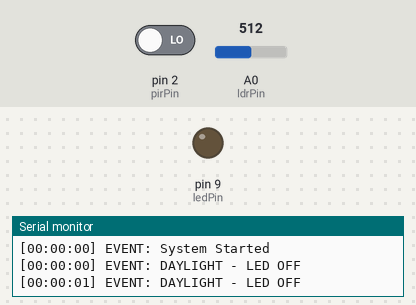
Bench run of a sketch on a simulated Arduino Uno, built with avr-gcc and run on an emulated ATmega328P. Parts: output pins drawn as LEDs (lit = HIGH), the last lines printed to the serial monitor. The inputs (shaded band) are chosen by the test bench; at power-on: A0 (ldrPin) = 512, pin 2 (pirPin) LOW.

Above: at 1.8 s.
1.9 s: A0 (ldrPin) set to 492
At 2.4 s:
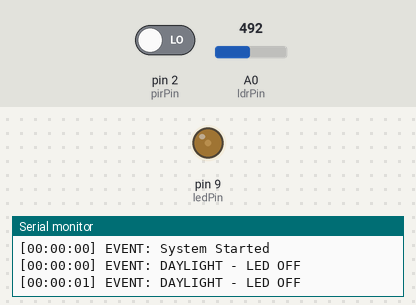
3.5 s: A0 (ldrPin) set to 510
At 4.7 s:
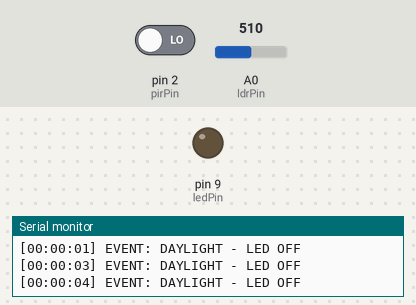
5.0 s: A0 (ldrPin) set to 490
At 6.4 s:
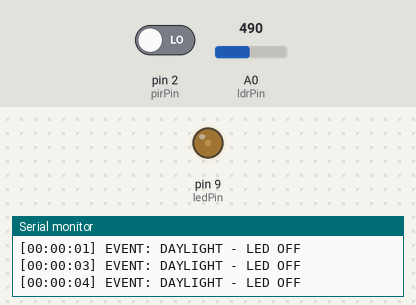
7.0 s: pin 2 (pirPin) driven HIGH
At 7.7 s:
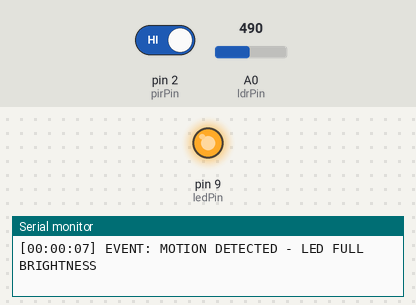
8.5 s: A0 (ldrPin) set to 511
At 9.3 s:
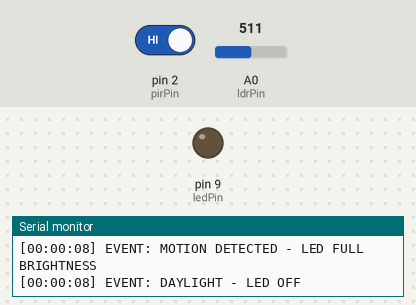
Timing chart, 0 to 11.0 s (numbered marks = the images above; inputs shaded):
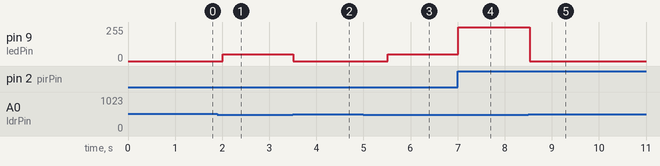

Measured:
- the behaviour switches between 501 and 500 on A0 (ldrPin) (found by bisection; images 0 and 1)
- after the input at 1.9 s, pin 9 (ledPin): 0/255 → 51/255 after 0.11 s
- after the input at 3.5 s, pin 9 (ledPin): 51/255 → 0/255 at once
- after the input at 5.0 s, pin 9 (ledPin): 0/255 → 51/255 after 0.51 s
- after the input at 7.0 s, pin 9 (ledPin): 51/255 → 255/255 at once
- after the input at 8.5 s, pin 9 (ledPin): 255/255 → 0/255 at once

The sketch:

Smart_Street_Light.ino
```cpp
/*
Project : Smart Street Light
Author  : Akash Babu
*/

const int ldrPin = A0;
const int pirPin = 2;
const int ledPin = 9;

const int threshold = 500;

unsigned long motionTime = 0;
bool motionDetected = false;

void printEvent(String event) {
  unsigned long seconds = millis() / 1000;
  unsigned int hh = (seconds / 3600) % 24;
  unsigned int mm = (seconds % 3600) / 60;
  unsigned int ss = seconds % 60;

  char timeBuffer[12];
  sprintf(timeBuffer, "%02u:%02u:%02u", hh, mm, ss);

  Serial.print("[");
  Serial.print(timeBuffer);
  Serial.print("] EVENT: ");
  Serial.println(event);
}

void setup() {

  pinMode(pirPin, INPUT);
  pinMode(ledPin, OUTPUT);

  Serial.begin(9600);

  printEvent("System Started");
}

void loop() {

  int light = analogRead(ldrPin);

  // DAYTIME
  if (light > threshold) {

    analogWrite(ledPin, 0);

    motionDetected = false;

    printEvent("DAYLIGHT - LED OFF");

    delay(1000);

    return;
  }

  // NIGHT
  if (digitalRead(pirPin) == HIGH) {

    motionDetected = true;
    motionTime = millis();

    analogWrite(ledPin, 255);

    printEvent("MOTION DETECTED - LED FULL BRIGHTNESS");
  }

  if (motionDetected) {

    if (millis() - motionTime >= 30000) {

      analogWrite(ledPin, 51);

      motionDetected = false;

      printEvent("NO MOTION - LED DIMMED TO 20%");
    }
  }

  else {

    analogWrite(ledPin, 51);
  }

  delay(100);
}
```
